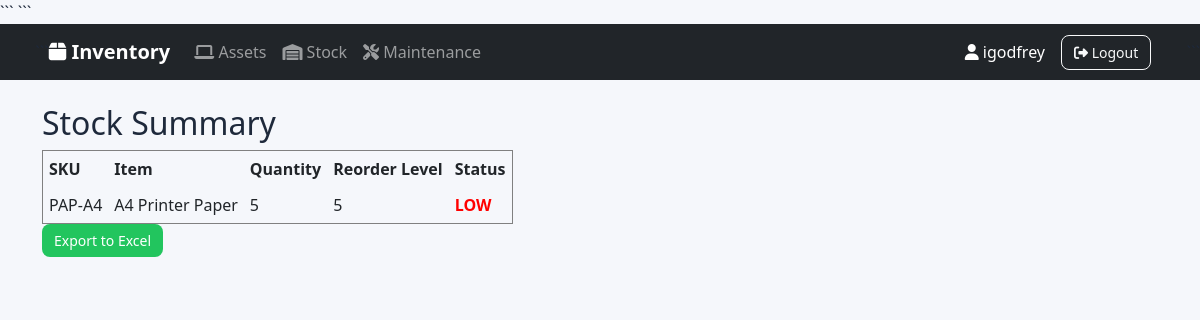
Screenshot of /reports/stock/ (signed in) with the database file from the repository.
### inventory/models.py (models this page shows, shortened)
class StockItem(models.Model):
    sku = models.CharField(max_length=64, unique=True)
    name = models.CharField(max_length=200)
    category = models.ForeignKey(Category, on_delete=models.SET_NULL, null=True, blank=True)
    quantity = models.IntegerField(default=0)
    unit = models.CharField(max_length=30, default="pcs")
    reorder_level = models.IntegerField(default=5)
    class Meta:
        ordering = ["name"]

### inventory/views.py (the view)
# urls.py: path("reports/stock/", views.stock_summary_report, name="stock_summary_report"),
@login_required
@permission_required("inventory.view_stockitem", raise_exception=True)
def stock_summary_report(request):
    items = StockItem.objects.select_related("category").order_by("name")
    return render(request, "inventory/reports/stock_summary.html", {
        "items": items
    })

### inventory/templates/inventory/reports/stock_summary.html
{% extends "base.html" %}
{% block content %}
<h2>Stock Summary</h2>
<table border="1" cellpadding="6">
    <thead>
        <tr>
            <th>SKU</th>
            <th>Item</th>
            <th>Quantity</th>
            <th>Reorder Level</th>
            <th>Status</th>
        </tr>
    </thead>
    <tbody>
        {% for item in items %}
        <tr>
            <td>{{ item.sku }}</td>
            <td>{{ item.name }}</td>
            <td>{{ item.quantity }}</td>
            <td>{{ item.reorder_level }}</td>
            <td>
                {% if item.quantity <= item.reorder_level %}
                    <strong style="color:red;">LOW</strong>
                {% else %}
                    OK
                {% endif %}
            </td>
        </tr>
        {% empty %}
        <tr>
            <td colspan="5">No stock items</td>
        </tr>
        {% endfor %}
    </tbody>
</table>
<a href="{% url 'inventory:export_stock_summary_xlsx' %}"
   class="btn btn-success mb-3">
   Export to Excel
</a>
{% endblock %}

### inventory/templates/base.html (shortened to what this page needs)
{% load static %}
<!DOCTYPE html>
<html>
<head>
<link href="https://cdn.jsdelivr.net/npm/bootstrap@5.3.2/dist/css/bootstrap.min.css" rel="stylesheet">
<link rel="stylesheet" href="https://cdnjs.cloudflare.com/ajax/libs/font-awesome/6.5.0/css/all.min.css">
<link href="{% static 'css/main.css' %}" rel="stylesheet">
```
</head>
<body>
{% if user.is_authenticated %}
<nav class="navbar navbar-expand-lg navbar-dark bg-dark">
    <div class="container">
```
    <a class="navbar-brand fw-bold" href="{% url 'inventory:dashboard' %}">
        <i class="fa-solid fa-box"></i> Inventory
    </a>
    <div class="collapse navbar-collapse">
        <ul class="navbar-nav me-auto">
            <li class="nav-item">
                <a class="nav-link" href="{% url 'inventory:asset_list' %}">
                    <i class="fa-solid fa-laptop"></i> Assets
                </a>
            </li>
            <li class="nav-item">
                <a class="nav-link" href="{% url 'inventory:stock_list' %}">
                    <i class="fa-solid fa-warehouse"></i> Stock
                </a>
            </li>
            <li class="nav-item">
                <a class="nav-link" href="{% url 'inventory:maintenance_list' %}">
                    <i class="fa-solid fa-screwdriver-wrench"></i> Maintenance
                </a>
            </li>
        </ul>
        <span class="navbar-text text-white me-3">
            <i class="fa-solid fa-user"></i> {{ user.username }}
        </span>
        <form action="{% url 'logout' %}" method="post">
            <button class="btn btn-outline-light btn-sm">
                <i class="fa-solid fa-right-from-bracket"></i> Logout
            </button>
        </form>
    </div>
</div>
</nav>
{% endif %}
<div class="container mt-4">
    {% block content %}{% endblock %}
</div>
</body>
</html>

### static/css/main.css (style rules this page uses)
body { background-color: #f5f7fb; font-family: "Segoe UI", Tahoma, Geneva, Verdana, sans-serif; color: #1e293b; }
* { transition: all 0.2s ease-in-out; }
.btn { border-radius: 8px; font-size: 14px; padding: 6px 12px; }
.btn-success { background-color: #22c55e; border: none; }

### rows the page displays
StockItem: sku "PAP-A4", name "A4 Printer Paper", quantity "5", reorder_level "5", shows "LOW"

### other values shown
{{ user.username }} "igodfrey"
